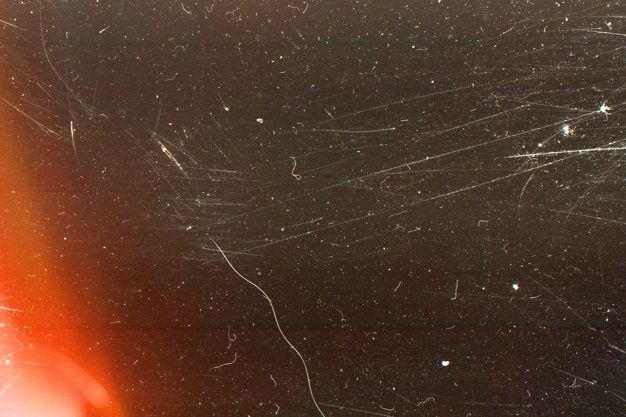
#> input picture LitvyakovDD/1_ImageProcessing/inner/Scratches.jpg, 626 x 417 px
$ python main_select.py
#> lines starting #> are read from the running program, lines starting #| are printed output that depends on the picture
### LitvyakovDD/1_ImageProcessing/inner/src.py
from abc import ABC, abstractmethod
from pathlib import Path

import cv2
import numpy as np


SCRATCHES_PATH = Path(__file__).with_name("Scratches.jpg")


def clip_image(image):
    return np.clip(image, 0, 255).astype(np.uint8)


# [6 lines left out: function to_gray, not called in this run]


def check_image(image):
    if image.ndim != 3 or image.shape[2] != 3:
        raise ValueError("Нужно цветное изображение.")
    if image.shape[0] == 0 or image.shape[1] == 0:
        raise ValueError("У изображения неправильный размер.")


# [4 lines left out: function center_crop, not called in this run]


class ImageFilter(ABC):
    @staticmethod
    def get_filter(filter_name, **kwargs):
        filters = {
            "resize": Resize,
            "grayscale": RGB2GrayScale,
            "antique": Antique,
            "fade": Fade,
            "film": Film,
            "matte": Matte,
            "scratches": Scratches,
            "neon": Neon,
        }
        try:
            return filters[filter_name](**kwargs)
        except KeyError as exc:
            raise ValueError(f"Неизвестный фильтр: {filter_name}") from exc

    @abstractmethod
    def apply_filter(self, image, **kwargs):
        raise NotImplementedError


class Resize(ImageFilter):
    def __init__(self, width=None, height=None):
        self.width = width
        self.height = height

    def apply_filter(self, image, width=None, height=None):
        width = self.width if width is None else width
        height = self.height if height is None else height
        if width is None or height is None:
            raise ValueError("Для resize нужно указать ширину и высоту.")
        if width <= 0 or height <= 0:
            raise ValueError("Ширина и высота должны быть больше нуля.")

        image_height, image_width = image.shape[:2]
        x_indices = (np.arange(width) * image_width / width).astype(int)
        y_indices = (np.arange(height) * image_height / height).astype(int)
        return image[y_indices[:, None], x_indices]


class RGB2GrayScale(ImageFilter):
    def apply_filter(self, image, **kwargs):
        return clip_image(to_gray(image))


class Antique(ImageFilter):
    def __init__(self, strength=1.0):
        self.strength = strength

    # [12 lines left out: function apply_filter, not called in this run]


class Fade(ImageFilter):
    def __init__(self, strength=1.0):
        self.strength = strength

    # [7 lines left out: function apply_filter, not called in this run]


class Film(ImageFilter):
    def __init__(self, strength=1.0):
        self.strength = strength

    # [12 lines left out: function apply_filter, not called in this run]


class Matte(ImageFilter):
    def __init__(self, matte_radius_x=0.8, matte_radius_y=0.8, matte_softness=0.2):
        self.matte_radius_x = matte_radius_x
        self.matte_radius_y = matte_radius_y
        self.matte_softness = matte_softness

    # [37 lines left out: function apply_filter, not called in this run]


class Scratches(ImageFilter):
    def __init__(self, strength=0.3):
        self.strength = strength

    # [19 lines left out: function apply_filter, not called in this run]


class Neon(ImageFilter):
    def __init__(self, neon_gain=9.0, neon_brightness=0.4):
        self.neon_gain = neon_gain
        self.neon_brightness = neon_brightness

# [104 lines of commented-out code are left out]


class Neon(ImageFilter):
    def __init__(self, neon_gain=40, neon_brightness=0.8, color=(255, 10, 149), neon_brightness_width=10):
#> the answer given: inner/Scratches.jpg
        self.neon_gain = neon_gain
        self.neon_brightness = neon_brightness
        self.color = color
        self.neon_brightness_width = neon_brightness_width

    # [53 lines left out: functions _dilate, _neon_brightness_by_dilation, apply_filter, not called in this run]

FILTERS = {
    "resize": Resize().apply_filter,
    "grayscale": RGB2GrayScale().apply_filter,
    "antique": Antique().apply_filter,
    "fade": Fade().apply_filter,
    "film": Film().apply_filter,
    "matte": Matte().apply_filter,
    "scratches": Scratches().apply_filter,
    "neon": Neon().apply_filter,
}

### LitvyakovDD/1_ImageProcessing/main_select.py
from pathlib import Path
import cv2
import numpy as np

from inner.src import ImageFilter, check_image

IMAGE_DIR = Path(__file__).parent / "img"
RESULT_DIR = Path(__file__).parent / "result"

def read_image(filename):
    data = np.fromfile(filename, dtype=np.uint8)
    image = cv2.imdecode(data, cv2.IMREAD_COLOR)
#> image is the input picture: shape (417, 626, 3); mean B, G, R 40.1, 56.3, 86.3
    if image is None:
        raise ValueError("Не удалось открыть изображение.")
    return image

def write_image(filename, image):
    extension = filename.suffix
    status, data = cv2.imencode(extension, image)
    if not status:
        raise ValueError("Не удалось сохранить изображение.")
    filename.parent.mkdir(exist_ok=True)
    data.tofile(filename)

def main():
    image_name = input("Введите имя изображения: ").strip()
    image_path = IMAGE_DIR / image_name
    try:
        image = read_image(image_path)
        check_image(image)
    except (OSError, ValueError, cv2.error) as error:
        print("Не удалось открыть изображение:", error)
        return 1

    filter_names = [
        "resize",
        "grayscale",
        "antique",
        "fade",
        "film",
        "matte",
        "scratches",
        "neon",
    ]
    while True:
        print("\nВыберите фильтр:")
        for number, name in enumerate(filter_names, 1):
            print(f"{number}. {name}")
        print("0. Выход")
        choice = input("Ваш выбор: ").strip()
#> the answer given: 1
        try:
            number = int(choice)
        except ValueError:
            print("Введите номер фильтра или 0 для выхода.")
            continue
        if number == 0:
            return 0
        if number < 1 or number > len(filter_names):
            print("Неверный номер фильтра.")
            continue

        filter_name = filter_names[number - 1]
        try:
            parameters = {}
            if filter_name == "resize":
                parameters["width"] = int(input("Новая ширина: "))
#> the answer given: 100
                parameters["height"] = int(input("Новая высота: "))
#> the answer given: 100
            elif filter_name in ("antique", "fade", "film", "scratches"):
                parameters["strength"] = float(input("Сила эффекта (0..1): "))
            elif filter_name == "matte":
                parameters["matte_radius_x"] = float(input("Радиус matte по X (>0): "))
                parameters["matte_radius_y"] = float(input("Радиус matte по Y (>0): "))
                parameters["matte_softness"] = float(input("Мягкость matte (>=0): "))
            elif filter_name == "neon":
                parameters["neon_gain"] = float(input("Усиление свечения (>0): "))
                parameters["neon_brightness"] = float(input("Яркость фона (0..1): "))

            filter_object = ImageFilter.get_filter(filter_name, **parameters)
            result = filter_object.apply_filter(image)
#> in apply_filter, `return image[y_indices[:, None], x_indices]`:
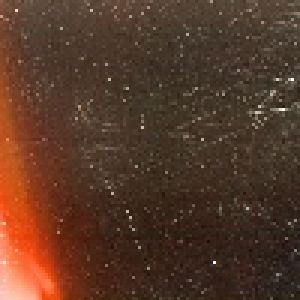
#> returned value: shape (100, 100, 3) (shown 3 times larger); mean of channels 0, 1, 2 40.1, 56.6, 86.8; drawn as B, G, R
            output_path = RESULT_DIR / f"{image_path.stem}_{number}{image_path.suffix}"
            write_image(output_path, result)
#> in write_image, `status, data = cv2.imencode(extension, image)`: data = 6479 values, max 255 at index 0, min 0 at index 4, mean 118.7
        except (OSError, ValueError, TypeError, cv2.error) as error:
            print("Не удалось применить фильтр:", error)
            continue
        print("Результат сохранён:", output_path)

if __name__ == "__main__":
#> (the run stopped early here; a loop or call above may not have finished)
